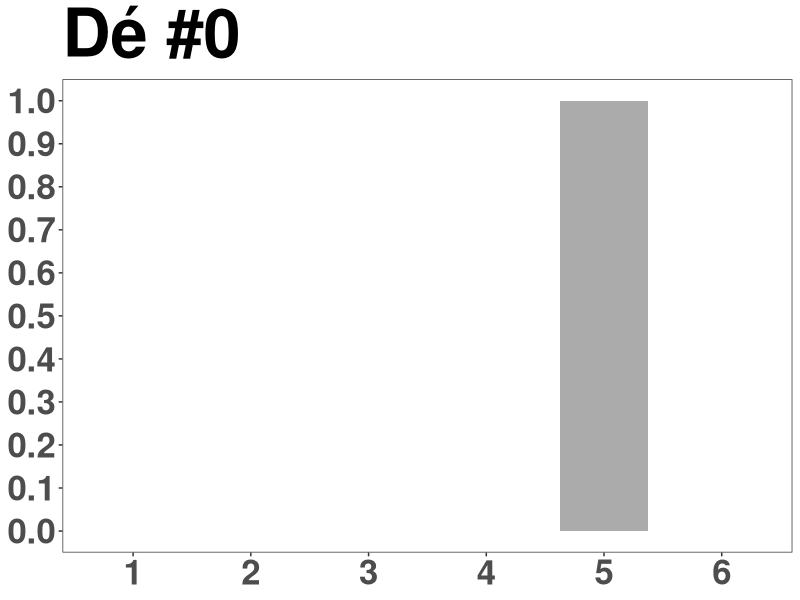
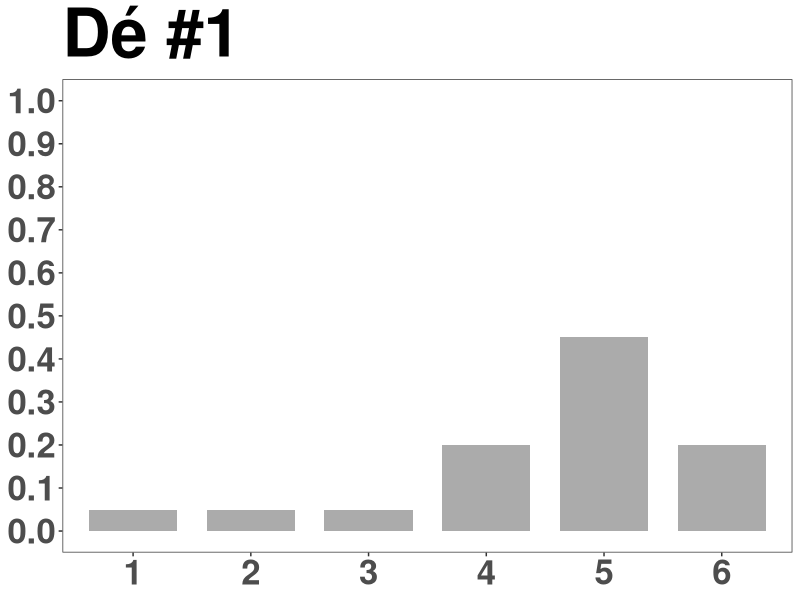
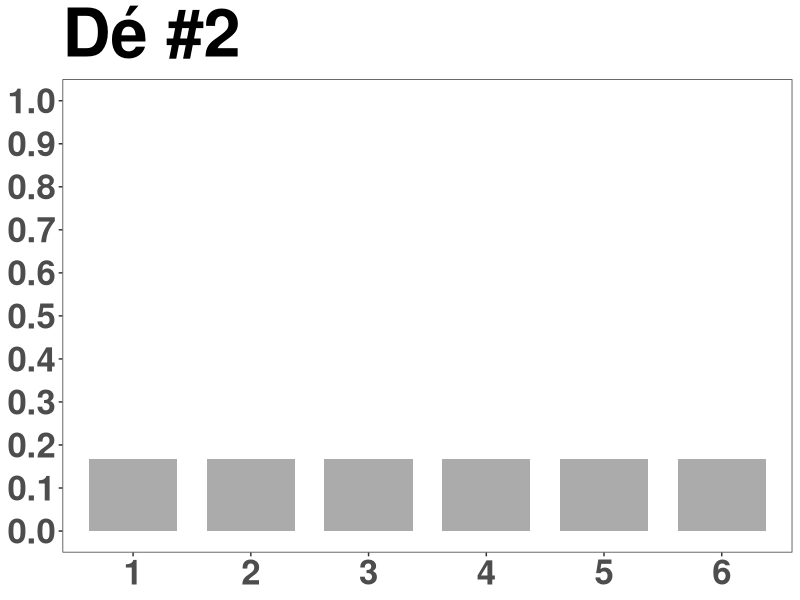

Here is the R script that generated these plots, in order:

library(ggplot2);

DF.temp <- data.frame(
	side    = as.character(seq(1,6)),
	fair    = rep(1,6)/6,
	loaded  = c(0.05,0.05,0.05,0.2,0.45,0.2),
	certain = c(0,0,0,0,1,0)
	);
DF.temp;

entropy.loaded <- sum( DF.temp[,'loaded'] * log2(1/DF.temp[,'loaded']) );
entropy.loaded;

### ~~~~~~~~~~ ###

textsize.title = 40;
textsize.axis  = 25;

### ~~~~~~~~~~ ###

my.ggplot <- ggplot(data = NULL) + theme_bw();
my.ggplot <- my.ggplot + theme(
	title            = element_text(size = textsize.title, face = "bold"),
	axis.title.x     = element_blank(),
	axis.title.y     = element_blank(),
	axis.text.x      = element_text(size = textsize.axis,  face = "bold"),
	axis.text.y      = element_text(size = textsize.axis,  face = "bold"),
	panel.grid.major = element_blank(),
	panel.grid.minor = element_blank()
	);
my.ggplot <- my.ggplot + scale_y_continuous(limits=c(0,1),breaks=seq(0,1,0.1));

my.ggplot <- my.ggplot + ggtitle('D\u{E9} #0');
my.ggplot <- my.ggplot + geom_bar(
	data    = DF.temp,
	mapping = aes(
		x = side,
		y = certain 
		),
	stat  = "identity",
	width = 0.75,
	alpha = 0.50
	);

ggsave(
	file   = 'certain-die.png',
	plot   = my.ggplot,
	dpi    = 300,
	height = 6,
	width  = 3,
	units  = 'in'
	);

### ~~~~~~~~~~ ###

my.ggplot <- ggplot(data = NULL) + theme_bw();
my.ggplot <- my.ggplot + theme(
	title            = element_text(size = textsize.title, face = "bold"),
	axis.title.x     = element_blank(),
	axis.title.y     = element_blank(),
	axis.text.x      = element_text(size = textsize.axis,  face = "bold"),
	axis.text.y      = element_text(size = textsize.axis,  face = "bold"),
	panel.grid.major = element_blank(),
	panel.grid.minor = element_blank()
	);
my.ggplot <- my.ggplot + scale_y_continuous(limits=c(0,1),breaks=seq(0,1,0.1));

my.ggplot <- my.ggplot + ggtitle('D\u{E9} #1');
my.ggplot <- my.ggplot + geom_bar(
	data    = DF.temp,
	mapping = aes(
		x = side,
		y = loaded
		),
	stat  = "identity",
	width = 0.75,
	alpha = 0.50
	);

ggsave(
	file   = 'loaded-die.png',
	plot   = my.ggplot,
	dpi    = 300,
	height = 6,
	width  = 3,
	units  = 'in'
	);

### ~~~~~~~~~~ ###

my.ggplot <- ggplot(data = NULL) + theme_bw();
my.ggplot <- my.ggplot + theme(
	title            = element_text(size = textsize.title, face = "bold"),
	axis.title.x     = element_blank(),
	axis.title.y     = element_blank(),
	axis.text.x      = element_text(size = textsize.axis,  face = "bold"),
	axis.text.y      = element_text(size = textsize.axis,  face = "bold"),
	panel.grid.major = element_blank(),
	panel.grid.minor = element_blank()
	);
my.ggplot <- my.ggplot + scale_y_continuous(limits=c(0,1),breaks=seq(0,1,0.1));

my.ggplot <- my.ggplot + ggtitle('D\u{E9} #2');
my.ggplot <- my.ggplot + geom_bar(
	data    = DF.temp,
	mapping = aes(
		x = side,
		y = fair
		),
	stat  = "identity",
	width = 0.75,
	alpha = 0.50
	);

ggsave(
	file   = 'fair-die.png',
	plot   = my.ggplot,
	dpi    = 300,
	height = 6,
	width  = 3,
	units  = 'in'
	);

### ~~~~~~~~~~ ###

q();

